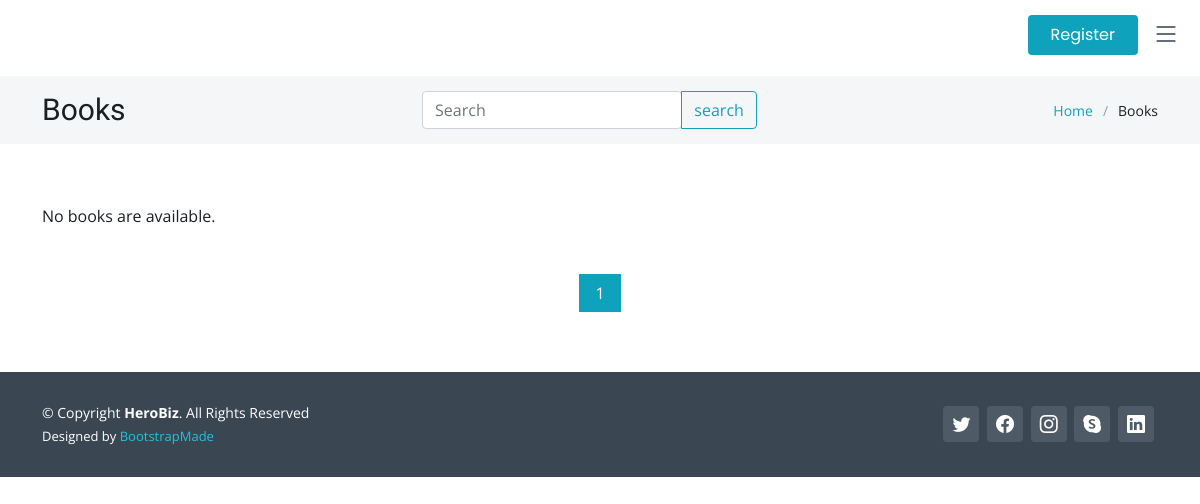
Page /books/search on the earlier database version.
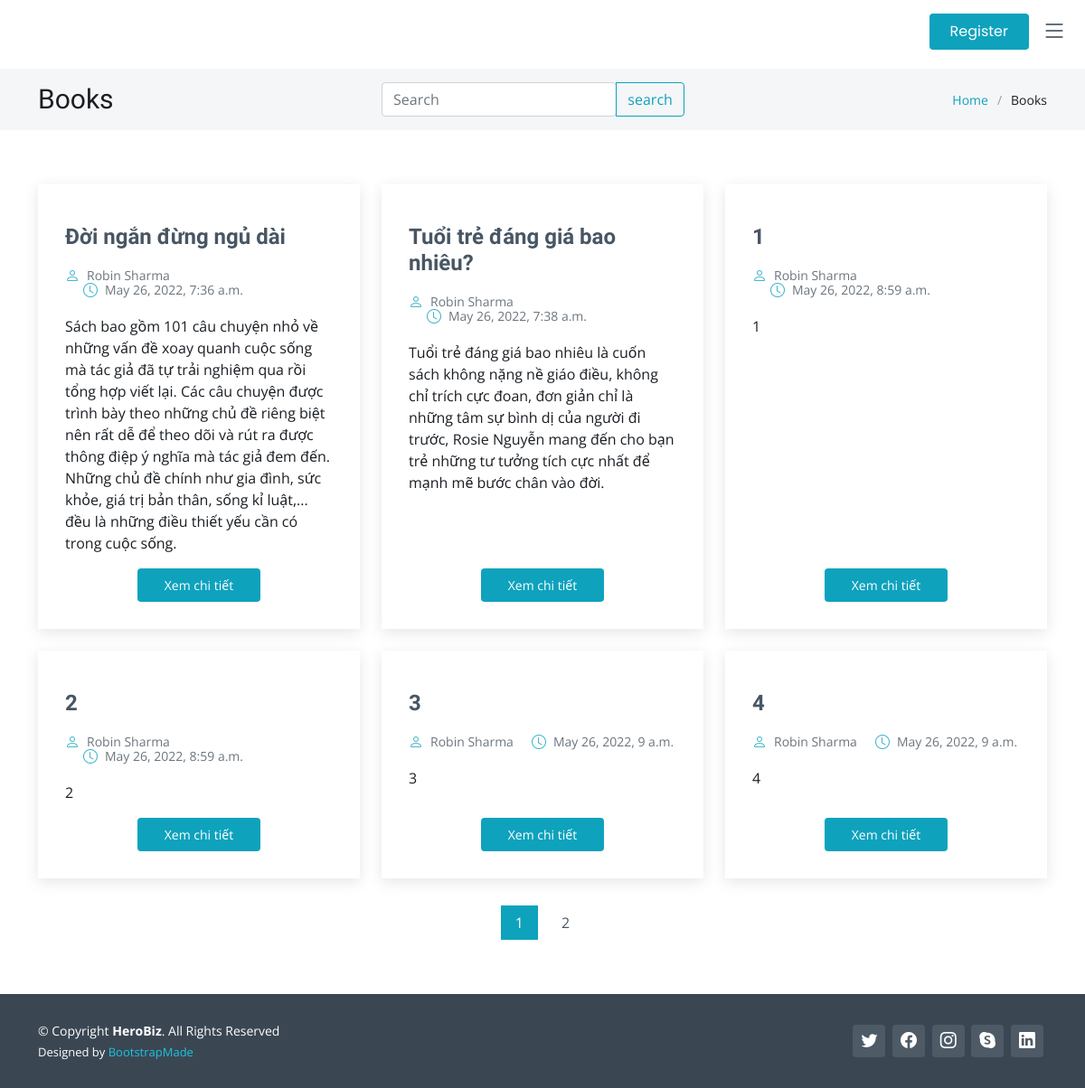
Same page on the later database version.
### book_user/models.py (models this page shows, shortened)
class Book(models.Model):
    name = models.CharField(max_length=255, default='')
    description = models.TextField(max_length=10000, default='')
    year_pub = models.CharField(max_length=50)
    price = models.FloatField(default=0)
    quantily = models.IntegerField(default=0)
    author = models.ForeignKey(Author, on_delete=models.CASCADE)
    category = models.ForeignKey(Category, on_delete=models.CASCADE)
    image = models.ImageField(upload_to = 'book_user/img/books')

class Author(models.Model):
    name = models.CharField(max_length=255, default='')
    description = models.TextField(default='')
    year_born = models.IntegerField()
    image = models.ImageField(upload_to = 'book_user/img/authors', default='')

### book_user/views.py (the view)
# urls.py: path('books/search', views.BooksViewSearch.as_view(), name= 'search'),
class BooksViewSearch(View):
    def get(self, req):
        query = req.GET.get('s')
        if query != None:
            booklist = Book.objects.filter(name__icontains = query)
        else:
            booklist = Book.objects.all()
        paginator = Paginator(booklist, 6)
        pageNumber = req.GET.get('page')
        try:
            book = paginator.page(pageNumber)
        except PageNotAnInteger:
            book = paginator.page(1)
        except EmptyPage:
            book = paginator.page(paginator.num_pages)
        return render(req, 'book_user/books.html', {'books': book})

### book_user/templates/book_user/books.html (shortened to what the changed rows need)
{% load static %}
<!DOCTYPE html>
<html lang="en">
<head>
  <link href="{% static 'book_user/vendor/bootstrap/css/bootstrap.min.css' %}" rel="stylesheet">
  <link href="{% static 'book_user/vendor/bootstrap-icons/bootstrap-icons.css' %}" rel="stylesheet">
  <link href="{% static 'book_user/vendor/aos/aos.css' %}" rel="stylesheet">
  <link href="{% static 'book_user/vendor/glightbox/css/glightbox.min.css' %}" rel="stylesheet">
  <link href="{% static 'book_user/vendor/swiper/swiper-bundle.min.css' %}" rel="stylesheet">
  <link href="{% static 'book_user/css/variables.css' %}" rel="stylesheet">
  <link href="{% static 'book_user/css/main.css' %}" rel="stylesheet">
  <link href="{% static 'book_user/css/customer.css' %}" rel="stylesheet">
</head>
<body>
  <main id="main">
    <div class="breadcrumbs">
      <div class="container">
        <div class="d-flex justify-content-between align-items-center">
          <h2>Books</h2>
        </div>
      </div>
    </div>
    <section id="blog" class="blog">
      <div class="container" data-aos="fade-up">
        <div class="row g-5">
          <div class="col-lg-12">
            <div class="row gy-4 posts-list">
              {% if books %}
              {% for item in books %}
              <div class="col-lg-4">
                <article class="d-flex flex-column">
                  <div class="post-img">
                  </div>
                  <h2 class="title">
                    <a href="blog-details.html">{{ item.name }}</a>
                  </h2>
                  <div class="meta-top">
                    <ul>
                      <li class="d-flex align-items-center"><i class="bi bi-person"></i> <a href="blog-details.html">{{ item.author.name }}</a></li>
                      <li class="d-flex align-items-center"><i class="bi bi-clock"></i> <a href="blog-details.html"><time datetime="2022-01-01">{{item.year_pub}}</time></a></li>
                    </ul>
                  </div>
                  <div class="content">
                    <p>
                      {{item.description}}
                    </p>
                  </div>
                  <div class="read-more mt-auto text-center">
                    <a href="{% url 'book-blog-detail' BookId=item.id %}">Xem chi tiết</a>
                  </div>
                </article>
              </div>
              {% endfor %}
              {% else %}
              <p>No books are available.</p>
              {% endif %}
            </div>
            <div class="blog-pagination">
              <ul class="justify-content-center">
                {% for i in books.paginator.page_range %}
                {% if i > books.number|add:"-5" %}
                    {% if i < books.number|add:"5" %}
                        {% if books.number == i %}
                        <li class="active" ><a href="?page={{ i }}">{{ i }}</a></li>
                        {% else %}
                        <li><a href="?page={{ i }}">{{ i }}</a></li>
                        {% endif %}
                    {% endif %}
                {% endif %}
                {% endfor %}
              </ul>
            </div>
          </div>
          </div>
        </div>
    </section>
  </main>
</body>
</html>

Differences in the rows shown:
added Book: name "Đời ngắn đừng ngủ dài", author.name "Robin Sharma", year_pub "May 26, 2022, 7:36 a.m.", description "Sách bao gồm 101 câu chuyện nhỏ về những vấn đề xoay quanh cuộc sống mà tác giả đã tự trải nghiệm qua rồi tổng hợp viết lại. Các câu chuyện được trình bày theo những chủ đề riêng biệt nên rất dễ để theo dõi và rút ra được thông điệp ý nghĩa mà tác giả đem đến. Những chủ đề chính như gia đình, sức khỏe, giá trị bản thân, sống kỉ luật,... đều là những điều thiết yếu cần có trong cuộc sống."
added Book: name "Tuổi trẻ đáng giá bao nhiêu?", author.name "Robin Sharma", year_pub "May 26, 2022, 7:38 a.m.", description "Tuổi trẻ đáng giá bao nhiêu là cuốn sách không nặng nề giáo điều, không chỉ trích cực đoan, đơn giản chỉ là những tâm sự bình dị của người đi trước, Rosie Nguyễn mang đến cho bạn trẻ những tư tưởng tích cực nhất để mạnh mẽ bước chân vào đời."
added Book: name "1", author.name "Robin Sharma", year_pub "May 26, 2022, 8:59 a.m.", description "1"
added Book: name "2", author.name "Robin Sharma", year_pub "May 26, 2022, 8:59 a.m.", description "2"
added Book: name "3", author.name "Robin Sharma", year_pub "May 26, 2022, 9 a.m.", description "3"
added Book: name "4", author.name "Robin Sharma", year_pub "May 26, 2022, 9 a.m.", description "4"
Other differences:
new list line: "2"
text no longer shown: "No books are available."
